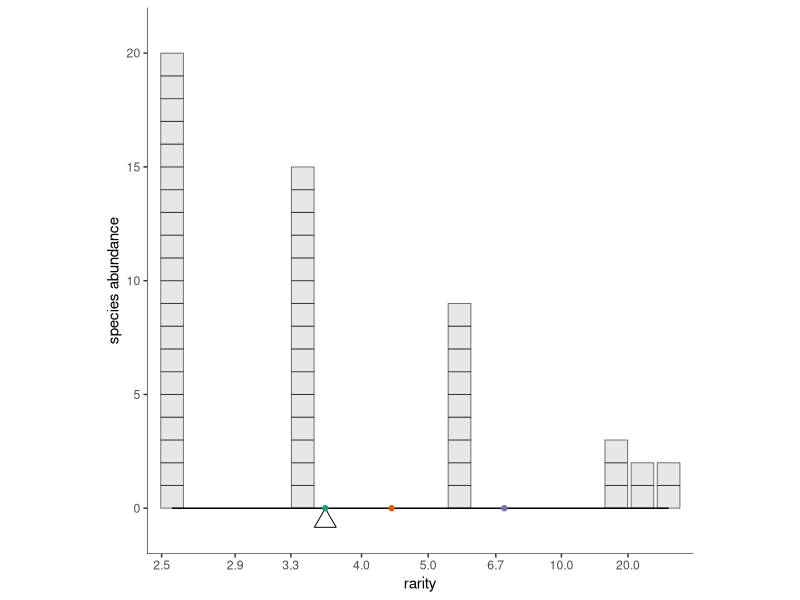

Source code (R):
library(tidyverse)
library(ggthemes)

## TODO
## OPTIONAL: color the species (so that stacking becomes clear)
## make x-axis extent a variable like y_extent is now to facilitate plotting multiple communities on the same axes
## use dev.size() somewhere in the function to make point sizes (the boxes and the fulcrum) work regardless of graphic device. 
## think about squeezing when rarities aren't equal but are close s.t. boxes overlap
## select colors for reference points http://colorbrewer2.org/#type=qualitative&scheme=Dark2&n=3
## switch plotting order so that fulcrum point sits above reference points

library(scales) # trans_new() is in the scales library

epsPretty <- 0
offStart <- 0

pfun=function(x, pow, offset=offStart){
	if (pow==0) return(log(x))
	r <- sign(pow)*(x+offset)^pow
	return(r)
}

ipfun=function(x, pow, offset=offStart){
	if (pow==0) return(exp(x))
	r <- sign(pow)*(x)^(1/pow)
	return(r)
}

# Diversity function 
dfun<-function(ab, l){
	rp <- ab/sum(ab)
	return(ipfun(sum(rp*pfun(1/rp, l)),l))
}

# round numbers, more aggressively the larger they are
prettify <- function(breaks){
    digits <- -floor(log10(abs(breaks))) + 1
    digits[breaks == 0] <- 0
    return((round(breaks, digits = digits))[round(breaks, digits = digits)!=(-Inf)]) #klugey fix to -Inf
}

power_trans = function(pow) trans_new(name="power"
   , transform = function(x) pfun(x, pow)
	, inverse = function(x) ipfun(x, pow)
	, breaks = function(x) prettify(
		trans_breaks(
			function(x) pfun(x, pow), function(x) ipfun(x, pow), n = 6
		)(c(epsPretty,x)*1.1)
	)
   , domain = c(1, 10000)
)

# replicate to make stacks with geom_point
fancy_rep<-function(df){
    return(data.frame(df[rep(1:nrow(df), df$abundance),])
           %>% group_by(abundance) %>% mutate(gr=1:length(abundance))
    )
}

base_plot <- function(abundance, pointScale, fill_col="lightgrey", y_extent=max(max(abundance),15)){
    pointScale<-10.9*dev.size("cm")[2]
	rf <- tibble(names = as.factor(1:length(abundance))
		, abundance
		, rarity = sum(abundance)/abundance
	)
	rfrepeated <-fancy_rep(rf) 

	 pointsize <- pointScale/y_extent

	#This pretty much has to be 0.5 because the shape is centered on its x- and y-locations, but we want to offset so it rests upon it
	goff <- 0.5

	base <- (ggplot(rfrepeated, aes(x=rarity, y=abundance))
		+ geom_point(aes(y=gr-goff, alpha=0.2), size=pointsize, fill=fill_col, shape=22, color="black", stroke=0.5) #some stylistic things to deal with squeezing
		# +scale_size_continuous(limits=c(0, max(abundance)/200))
		# make plank
		+ geom_segment(
			aes(x, y, xend=xend, yend=yend)
			, data=data.frame(
				x=c(min(rf$rarity))
				, y=c(0)
				, xend=c(max(rf$rarity))
				, yend=c(0)
			)
		)
# adding this in let the boxes fill the y-space pretty well without gaps, don't think it ruined appearance of y-axis
		+scale_y_continuous(
		    expand=c(0,0)
		    , limits=c(y_extent-1.1*y_extent, 1.1*y_extent)
		)
		+ labs(y="species abundance")
	)
	return(theme_plot(base))
}

theme_plot <- function(p){
	return(p
		+ theme_tufte(base_family = "sans")
		+ theme(legend.position="none")
		+ theme(
			axis.line.x = element_line(
				colour = 'black', size=0.2, linetype='solid'
			), axis.line.y =  element_line(
				colour = 'black', size=0.2, linetype='solid'
			)
		)
	)
}

scale_plot <- function(ab, ell, fill_col="lightgrey", y_extent=max(max(ab), 15)){
    ab<-ab[ab!=0]
	div <- dfun(ab, ell)
	print(div)
	return (base_plot(ab, fill_col=fill_col, y_extent=y_extent) 
		+ geom_point(
			data=tibble(x=div, y=-0.028*y_extent)# don't recall why 0.028, but it gets fulcrum point just right. 
			, size=0.33746*dev.size("cm")[2], shape=2
			, aes(x, y)
		)
		+ scale_x_continuous(trans=power_trans(pow=ell))
		# + coord_cartesian(clip="off")
	)
}

mean_points <- function(ab, ell){
    ab<-ab[ab!=0]
	div <- Vectorize(dfun, vectorize.args=("l"))(ab, ell)
	return(geom_point(
		data=tibble(x=div, y=0*div, clr=1:length(div))
		, aes(x, y, color=as.factor(clr))
	))
}

rarity_plot <- function(ab, ell, means=-1:1, ...){
    ab<-ab[ab!=0]
	return(
		scale_plot(ab, ell,...) 
		+ mean_points(ab, means)
		+ scale_color_brewer(type="qual", palette="Dark2") #playing with color choices
		+ theme(aspect.ratio=1)
	)
}

rarity_series <- function(ab, lrange=-1:1, means=lrange,...){
	for(l in lrange){
		print(rarity_plot(ab, l, means))
	}
}

# ab <- c(20, 15, 9, 3, 2, 1, 1)
# ab <- c(100, 20, 15, 9, 3, 2, 1, 1)
# 
# rarity_series(ab, 1:-1)
# rarity_series(ab, 0, 1:-1)

#some SADs to play with

# ab <- c(20, 15, 9, 3, 2, 1, 1)
# ab <- c(100, 20, 15, 9, 3, 2, 1, 1)
# ab<-c(50,30,20,0,0,0)
# ab<-c(4,3,2)
ab <- c(20, 15, 9, 3, 2, 1, 1,0,0)
# ab <- c(200,100, 20, 15, 9, 3, 2, 1, 1)
# ab<-floor(exp(rnorm(50, 4,1.5)))
# 
# quartz()
# rarity_plot(ab, 1)
# 
# quartz()
# rarity_plot(ab, 0)
# 
quartz()
rarity_plot(ab=ab, ell=-1, fill="lightgrey")
